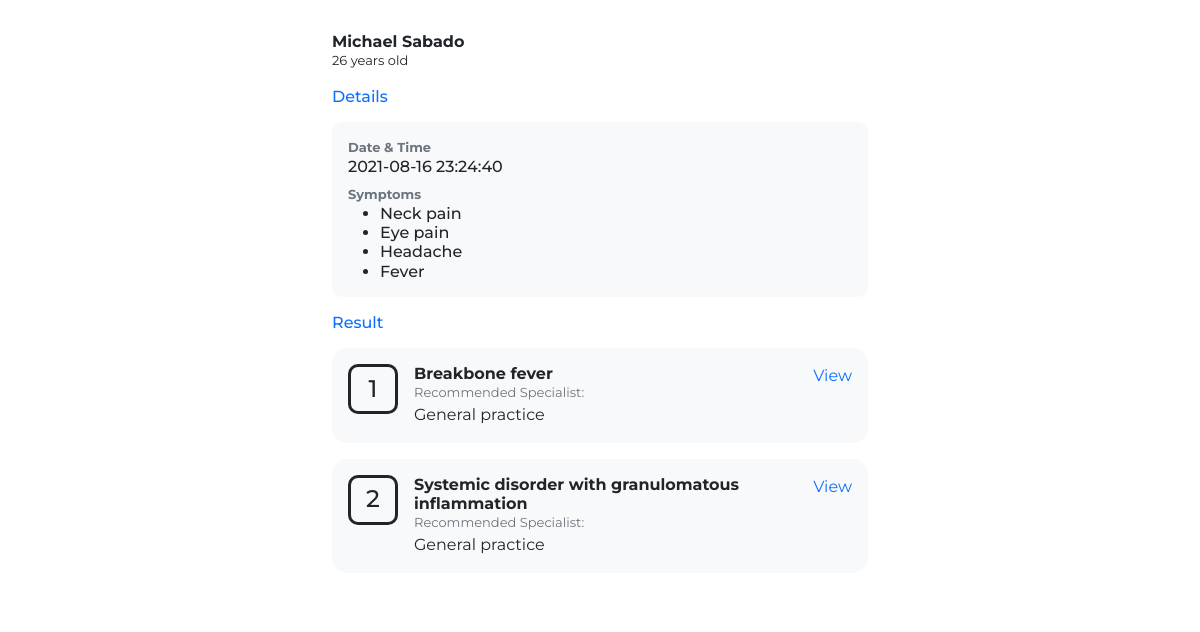
/patient/visit.php?id=46 (signed in), run on the app's committed database.
### tables this page shows
CREATE TABLE `diagnosis` (
  `id` int(11) NOT NULL,
  `userid` int(11) NOT NULL,
  `symptoms` longtext NOT NULL,
  `result` longtext NOT NULL,
  `doctor` varchar(20) NOT NULL,
  `date` timestamp NOT NULL DEFAULT current_timestamp() ON UPDATE current_timestamp()
);

CREATE TABLE `usertbl` (
  `userID` int(11) NOT NULL,
  `firstName` varchar(20) NOT NULL,
  `middleName` varchar(20) NOT NULL,
  `lastName` varchar(20) NOT NULL,
  `birthday` date NOT NULL,
  `gender` int(11) NOT NULL,
  `email` varchar(50) NOT NULL,
  `phonenumber` varchar(15) NOT NULL,
  `region` varchar(20) NOT NULL,
  `province` varchar(20) NOT NULL,
  `muncity` varchar(20) NOT NULL,
  `imagefile` varchar(50) NOT NULL
);

CREATE TABLE `symptoms` (
  `id` int(11) NOT NULL,
  `symptomID` int(11) NOT NULL,
  `name` varchar(100) NOT NULL,
  `flag` varchar(10) NOT NULL,
  `profname` text NOT NULL,
  `location` varchar(100) NOT NULL,
  `synonyms` text NOT NULL,
  `gender` int(11) NOT NULL
);

### patient/visit.php (the view, shortened to what this page needs)
<?php
include('../php/db_config.php');
$id = $_GET['id'];
$sql = "SELECT * FROM diagnosis a INNER JOIN usertbl b ON a.userid = b.userID WHERE a.id = $id";
$result = mysqli_query($conn, $sql);
if ($result->num_rows > 0) {
    $diagnosis = $result->fetch_assoc();
    $diff = date_diff(date_create($diagnosis['birthday']), date_create(date('Y-m-d')));
    $age = $diff->format('%y');
} else {
    header('Location: check.php');
}
?>
<!DOCTYPE html>
<html lang="en">
<head>
    <link href="https://cdn.jsdelivr.net/npm/bootstrap@5.0.0/dist/css/bootstrap.min.css" rel="stylesheet" />
    <link href="https://cdnjs.cloudflare.com/ajax/libs/font-awesome/5.15.1/css/all.min.css" rel="stylesheet" />
    <link rel="stylesheet" href="../css/style.css" />
</head>
<body>
    <div class="container p-0">
        <div class="p-3">
            <div class="card bg-white round-1 border-0 ">
                <div class="card-body">
                    <div class="d-flex mb-3">
                        <div>
                            <div class="h6 mb-0 fw-bold">
                                <?= $diagnosis['firstName'] . " " . $diagnosis['lastName'] ?>
                            </div>
                            <div class="smallTxt"><?= $age ?> years old</div>
                        </div>
                    </div>
                    <div class="h6  mb-3 text-primary">Details</div>
                    <div class="p-3 round-2 bg-light mb-3">
                        <div class="smallTxt fw-bold text-muted">Date & Time</div>
                        <div class="h6"><?= $diagnosis['date'] ?></div>
                        <div class="smallTxt fw-bold text-muted">Symptoms</div>
                        <div class="h6 mb-0">
                            <ul class="mb-0"><?php
                                                $symp = json_decode($diagnosis['symptoms']);
                                                foreach ($symp as $s) {
                                                    $sql = "SELECT * FROM symptoms WHERE symptomID =$s";
                                                    $result = mysqli_query($conn, $sql)->fetch_assoc();
                                                    echo "<li>" . $result['name'] . "</li>";
                                                }
                                                ?>
                            </ul>
                        </div>
                    </div>
                    <div class="h6  mb-3 text-primary">Result</div>
                    <div class="">
                        <?php
                        $output = json_decode($diagnosis['result']);
                        if (count($output) != 0) {
                            $count = 0;
                            foreach ($output as $row) {
                                $obj1 = $row->Issue;
                                $obj2 = $row->Specialisation; ?>
                                <div class="card round-1 bg-light border-0 mb-3">
                                    <div class="card-body">
                                        <a href="view.php?id=<?= $obj1->ID ?>" class="float-end text-decoration-none">View</a>
                                        <div class="d-flex">
                                            <div class="me-3">
                                                <div class="d-flex align-items-center justify-content-center round-2 shadow-2 " style=" width: 50px; height: 50px; border: 3px solid ">
                                                    <div class="h4 mb-0"><?= ++$count ?></div>
                                                </div>
                                            </div>
                                            <div>
                                                <div class="h6 fw-bold mb-0">
                                                    <?= $obj1->Name ?>
                                                </div>
                                                <div class="smallTxt text-muted">
                                                    Recommended Specialist:
                                                </div>
                                                <?php
                                                echo $obj2[0]->Name
                                                    . "<br />"; ?>
                                            </div>
                                        </div>
                                    </div>
                                </div>
                        <?php
                            }
                        } else {
                            echo 'Nothing to show, please click next.';
                        }
                        ?>
                    </div>
                </div>
            </div>
        </div>
    </div>
</body>
</html>

### css/style.css (style rules this page uses)
body { font-family: "Montserrat", sans-serif; }
.round-1 { border-radius: 15px; }
.round-2 { border-radius: 10px; }
.smallTxt { font-size: 13px; }

### patient/visit.php (style rules this page uses)
.container { max-width: 600px; }

### data on the page
diagnosis: userid.firstName "Michael", userid.lastName "Sabado", userid.birthday "26", date "2021-08-16 23:24:40"
symptoms: name "Neck pain"
symptoms: name "Eye pain"
symptoms: name "Headache"
symptoms: name "Fever"

### other printed values
$obj1->Name "Breakbone fever"
$obj2[0]->Name "General practice"
$obj1->Name "Systemic disorder with granulomatous inflammation"
